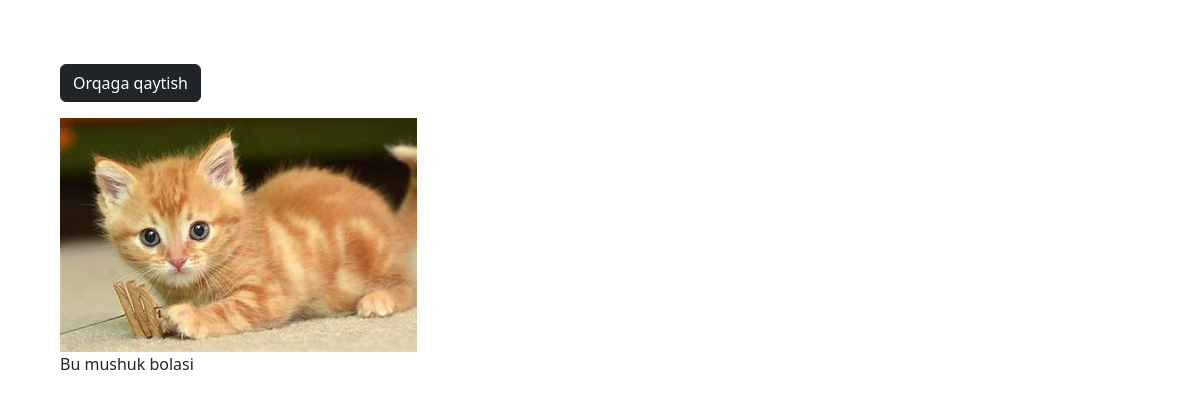
/photo/2/ (signed in), run on the app's committed database.
### photo/models.py (models this page shows, shortened)
class Photo(models.Model):
    category = models.ForeignKey(Category, on_delete=models.SET_NULL, null=True, blank=True)
    image = models.ImageField(null=False, blank=False)
    description = models.TextField()

### photo/views.py (the view)
# urls.py: path('photo/<str:pk>/', viewPhoto, name='view-photo'),
@login_required(login_url='login')
def viewPhoto(request, pk):
    photo = Photo.objects.get(id=pk)
    return render(request, 'photo/photo.html', {
        'photo': photo,
    })

### templates/photo/photo.html (shortened to what this page needs)
<!DOCTYPE html>
<html lang="en">
<head>
    <link href="https://cdn.jsdelivr.net/npm/bootstrap@5.3.0/dist/css/bootstrap.min.css" rel="stylesheet">
</head>
<body class="m-5">
    <div class="container">
        <div class="row-justify-content-center">
            <div class="col">
                <a href="{% url 'galeriya' %}" class="btn btn-dark my-3">Orqaga qaytish</a>
                <div style="height: 90vh;">
                    <img style="max-width:100%; max-height: 100%" src="{{ photo.image.url }}">
                    <p>{{ photo.description }}</p>
                </div>
            </div>
        </div>
    </div>
</body>
</html>

### data on the page
Photo: image (picture), description "Bu mushuk bolasi"
